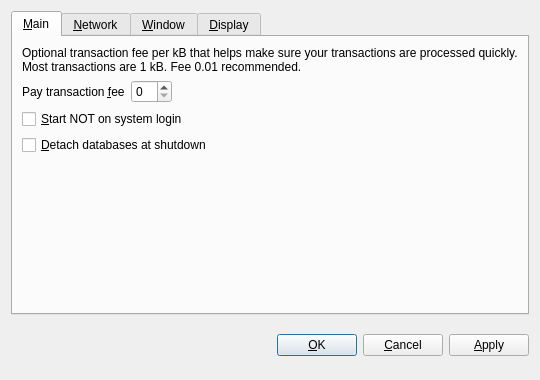
<?xml version="1.0" encoding="UTF-8"?>
<ui version="4.0">
 <class>OptionsDialog</class>
 <widget class="QDialog" name="OptionsDialog">
  <property name="geometry">
   <rect>
    <x>0</x>
    <y>0</y>
    <width>540</width>
    <height>380</height>
   </rect>
  </property>
  <property name="windowTitle">
   <string>Options</string>
  </property>
  <property name="modal">
   <bool>true</bool>
  </property>
  <layout class="QVBoxLayout" name="verticalLayout">
   <item>
    <widget class="QTabWidget" name="tabWidget">
     <property name="tabPosition">
      <enum>QTabWidget::North</enum>
     </property>
     <property name="currentIndex">
      <number>0</number>
     </property>
     <widget class="QWidget" name="tabMain">
      <attribute name="title">
       <string>&amp;Main</string>
      </attribute>
      <layout class="QVBoxLayout" name="verticalLayout_Main">
       <item>
        <widget class="QLabel" name="transactionFeeInfoLabel">
         <property name="text">
          <string>Optional transaction fee per kB that helps make sure your transactions are processed quickly. Most transactions are 1 kB. Fee 0.01 recommended.</string>
         </property>
         <property name="textFormat">
          <enum>Qt::PlainText</enum>
         </property>
         <property name="wordWrap">
          <bool>true</bool>
         </property>
        </widget>
       </item>
       <item>
        <layout class="QHBoxLayout" name="horizontalLayout_Main">
         <item>
          <widget class="QLabel" name="transactionFeeLabel">
           <property name="text">
            <string>Pay transaction &amp;fee</string>
           </property>
           <property name="textFormat">
            <enum>Qt::PlainText</enum>
           </property>
           <property name="buddy">
            <cstring>transactionFee</cstring>
           </property>
          </widget>
         </item>
         <item>
          <widget class="BitcoinAmountField" name="transactionFee"/>
         </item>
         <item>
          <spacer name="horizontalSpacer_Main">
           <property name="orientation">
            <enum>Qt::Horizontal</enum>
           </property>
           <property name="sizeHint" stdset="0">
            <size>
             <width>40</width>
             <height>20</height>
            </size>
           </property>
          </spacer>
         </item>
        </layout>
       </item>
       <item>
        <widget class="QCheckBox" name="bitcoinAtStartup">
         <property name="toolTip">
          <string>Automatically start NOT after logging in to the system.</string>
         </property>
         <property name="text">
          <string>&amp;Start NOT on system login</string>
         </property>
        </widget>
       </item>
       <item>
        <widget class="QCheckBox" name="detachDatabases">
         <property name="toolTip">
          <string>Detach block and address databases at shutdown. This means they can be moved to another data directory, but it slows down shutdown. The wallet is always detached.</string>
         </property>
         <property name="text">
          <string>&amp;Detach databases at shutdown</string>
         </property>
        </widget>
       </item>
       <item>
        <spacer name="verticalSpacer_Main">
         <property name="orientation">
          <enum>Qt::Vertical</enum>
         </property>
         <property name="sizeHint" stdset="0">
          <size>
           <width>20</width>
           <height>40</height>
          </size>
         </property>
        </spacer>
       </item>
      </layout>
     </widget>
     <widget class="QWidget" name="tabNetwork">
      <attribute name="title">
       <string>&amp;Network</string>
      </attribute>
      <layout class="QVBoxLayout" name="verticalLayout_Network">
       <item>
        <widget class="QCheckBox" name="mapPortUpnp">
         <property name="toolTip">
          <string>Automatically open the NOT client port on the router. This only works when your router supports UPnP and it is enabled.</string>
         </property>
         <property name="text">
          <string>Map port using &amp;UPnP</string>
         </property>
        </widget>
       </item>
       <item>
        <widget class="QCheckBox" name="connectSocks">
         <property name="toolTip">
          <string>Connect to the NOT network through a SOCKS proxy (e.g. when connecting through Tor).</string>
         </property>
         <property name="text">
          <string>&amp;Connect through SOCKS proxy:</string>
         </property>
        </widget>
       </item>
       <item>
        <layout class="QHBoxLayout" name="horizontalLayout_Network">
         <item>
          <widget class="QLabel" name="proxyIpLabel">
           <property name="text">
            <string>Proxy &amp;IP:</string>
           </property>
           <property name="textFormat">
            <enum>Qt::PlainText</enum>
           </property>
           <property name="buddy">
            <cstring>proxyIp</cstring>
           </property>
          </widget>
         </item>
         <item>
          <widget class="QValidatedLineEdit" name="proxyIp">
           <property name="maximumSize">
            <size>
             <width>140</width>
             <height>16777215</height>
            </size>
           </property>
           <property name="toolTip">
            <string>IP address of the proxy (e.g. 127.0.0.1)</string>
           </property>
          </widget>
         </item>
         <item>
          <widget class="QLabel" name="proxyPortLabel">
           <property name="text">
            <string>&amp;Port:</string>
           </property>
           <property name="textFormat">
            <enum>Qt::PlainText</enum>
           </property>
           <property name="buddy">
            <cstring>proxyPort</cstring>
           </property>
          </widget>
         </item>
         <item>
          <widget class="QLineEdit" name="proxyPort">
           <property name="maximumSize">
            <size>
             <width>55</width>
             <height>16777215</height>
            </size>
           </property>
           <property name="toolTip">
            <string>Port of the proxy (e.g. 9050)</string>
           </property>
          </widget>
         </item>
         <item>
          <widget class="QLabel" name="socksVersionLabel">
           <property name="text">
            <string>SOCKS &amp;Version:</string>
           </property>
           <property name="textFormat">
            <enum>Qt::PlainText</enum>
           </property>
           <property name="buddy">
            <cstring>socksVersion</cstring>
           </property>
          </widget>
         </item>
         <item>
          <widget class="QValueComboBox" name="socksVersion">
           <property name="toolTip">
            <string>SOCKS version of the proxy (e.g. 5)</string>
           </property>
          </widget>
         </item>
         <item>
          <spacer name="horizontalSpacer_Network">
           <property name="orientation">
            <enum>Qt::Horizontal</enum>
           </property>
           <property name="sizeHint" stdset="0">
            <size>
             <width>40</width>
             <height>20</height>
            </size>
           </property>
          </spacer>
         </item>
        </layout>
       </item>
       <item>
        <spacer name="verticalSpacer_Network">
         <property name="orientation">
          <enum>Qt::Vertical</enum>
         </property>
         <property name="sizeHint" stdset="0">
          <size>
           <width>20</width>
           <height>40</height>
          </size>
         </property>
        </spacer>
       </item>
      </layout>
     </widget>
     <widget class="QWidget" name="tabWindow">
      <attribute name="title">
       <string>&amp;Window</string>
      </attribute>
      <layout class="QVBoxLayout" name="verticalLayout_Window">
       <item>
        <widget class="QCheckBox" name="minimizeToTray">
         <property name="toolTip">
          <string>Show only a tray icon after minimizing the window.</string>
         </property>
         <property name="text">
          <string>&amp;Minimize to the tray instead of the taskbar</string>
         </property>
        </widget>
       </item>
       <item>
        <widget class="QCheckBox" name="minimizeOnClose">
         <property name="toolTip">
          <string>Minimize instead of exit the application when the window is closed. When this option is enabled, the application will be closed only after selecting Quit in the menu.</string>
         </property>
         <property name="text">
          <string>M&amp;inimize on close</string>
         </property>
        </widget>
       </item>
       <item>
        <spacer name="verticalSpacer_Window">
         <property name="orientation">
          <enum>Qt::Vertical</enum>
         </property>
         <property name="sizeHint" stdset="0">
          <size>
           <width>20</width>
           <height>40</height>
          </size>
         </property>
        </spacer>
       </item>
      </layout>
     </widget>
     <widget class="QWidget" name="tabDisplay">
      <attribute name="title">
       <string>&amp;Display</string>
      </attribute>
      <layout class="QVBoxLayout" name="verticalLayout_Display">
       <item>
        <layout class="QHBoxLayout" name="horizontalLayout_1_Display">
         <item>
          <widget class="QLabel" name="langLabel">
           <property name="text">
            <string>User Interface &amp;language:</string>
           </property>
           <property name="textFormat">
            <enum>Qt::PlainText</enum>
           </property>
           <property name="buddy">
            <cstring>lang</cstring>
           </property>
          </widget>
         </item>
         <item>
          <widget class="QValueComboBox" name="lang">
           <property name="toolTip">
            <string>The user interface language can be set here. This setting will take effect after restarting NOT.</string>
           </property>
          </widget>
         </item>
        </layout>
       </item>
       <item>
        <layout class="QHBoxLayout" name="horizontalLayout_2_Display">
         <item>
          <widget class="QLabel" name="unitLabel">
           <property name="text">
            <string>&amp;Unit to show amounts in:</string>
           </property>
           <property name="textFormat">
            <enum>Qt::PlainText</enum>
           </property>
           <property name="buddy">
            <cstring>unit</cstring>
           </property>
          </widget>
         </item>
         <item>
          <widget class="QValueComboBox" name="unit">
           <property name="toolTip">
            <string>Choose the default subdivision unit to show in the interface and when sending coins.</string>
           </property>
          </widget>
         </item>
        </layout>
       </item>
       <item>
        <widget class="QCheckBox" name="displayAddresses">
         <property name="toolTip">
          <string>Whether to show NOT addresses in the transaction list.</string>
         </property>
         <property name="text">
          <string>&amp;Display addresses in transaction list</string>
         </property>
        </widget>
       </item>
       <item>
        <widget class="QCheckBox" name="coinControlFeatures">
         <property name="toolTip">
          <string>Whether to show coin control features or not.</string>
         </property>
         <property name="text">
          <string>Display coin &amp;control features (experts only!)</string>
         </property>
        </widget>
       </item>
       <item>
        <spacer name="verticalSpacer_Display">
         <property name="orientation">
          <enum>Qt::Vertical</enum>
         </property>
         <property name="sizeHint" stdset="0">
          <size>
           <width>20</width>
           <height>40</height>
          </size>
         </property>
        </spacer>
       </item>
      </layout>
     </widget>
    </widget>
   </item>
   <item>
    <layout class="QHBoxLayout" name="horizontalLayout_Buttons">
     <item>
      <spacer name="horizontalSpacer_1">
       <property name="orientation">
        <enum>Qt::Horizontal</enum>
       </property>
       <property name="sizeHint" stdset="0">
        <size>
         <width>40</width>
         <height>48</height>
        </size>
       </property>
      </spacer>
     </item>
     <item>
      <widget class="QLabel" name="statusLabel">
       <property name="font">
        <font>
         <weight>75</weight>
         <bold>true</bold>
        </font>
       </property>
       <property name="text">
        <string/>
       </property>
       <property name="textFormat">
        <enum>Qt::PlainText</enum>
       </property>
       <property name="wordWrap">
        <bool>true</bool>
       </property>
      </widget>
     </item>
     <item>
      <spacer name="horizontalSpacer_2">
       <property name="orientation">
        <enum>Qt::Horizontal</enum>
       </property>
       <property name="sizeHint" stdset="0">
        <size>
         <width>40</width>
         <height>48</height>
        </size>
       </property>
      </spacer>
     </item>
     <item>
      <widget class="QPushButton" name="okButton">
       <property name="text">
        <string>&amp;OK</string>
       </property>
      </widget>
     </item>
     <item>
      <widget class="QPushButton" name="cancelButton">
       <property name="text">
        <string>&amp;Cancel</string>
       </property>
       <property name="autoDefault">
        <bool>false</bool>
       </property>
      </widget>
     </item>
     <item>
      <widget class="QPushButton" name="applyButton">
       <property name="text">
        <string>&amp;Apply</string>
       </property>
       <property name="autoDefault">
        <bool>false</bool>
       </property>
      </widget>
     </item>
    </layout>
   </item>
  </layout>
 </widget>
 <customwidgets>
  <customwidget>
   <class>BitcoinAmountField</class>
   <extends>QSpinBox</extends>
   <header>bitcoinamountfield.h</header>
  </customwidget>
  <customwidget>
   <class>QValueComboBox</class>
   <extends>QComboBox</extends>
   <header>qvaluecombobox.h</header>
  </customwidget>
  <customwidget>
   <class>QValidatedLineEdit</class>
   <extends>QLineEdit</extends>
   <header>qvalidatedlineedit.h</header>
  </customwidget>
 </customwidgets>
 <resources/>
 <connections/>
</ui>
